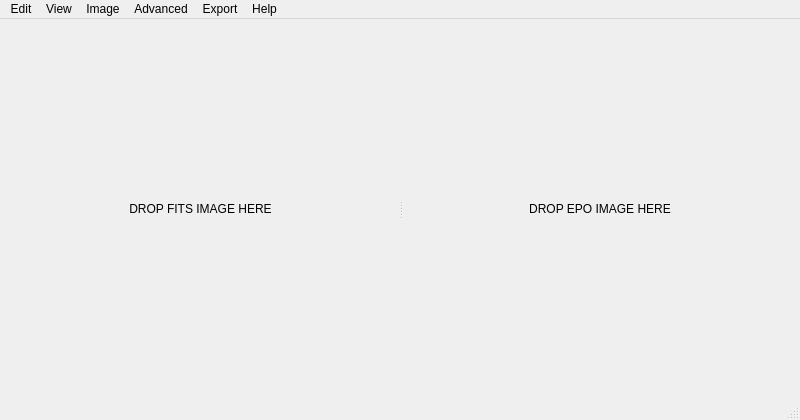
<?xml version="1.0" encoding="UTF-8"?>
<ui version="4.0">
 <author>Amit Kapadia</author>
 <class>MainWindow</class>
 <widget class="QMainWindow" name="MainWindow">
  <property name="geometry">
   <rect>
    <x>0</x>
    <y>0</y>
    <width>800</width>
    <height>420</height>
   </rect>
  </property>
  <property name="minimumSize">
   <size>
    <width>800</width>
    <height>420</height>
   </size>
  </property>
  <property name="windowTitle">
   <string>PinpointWCS by the Chandra X-ray Center</string>
  </property>
  <widget class="QWidget" name="centralwidget">
   <layout class="QGridLayout" name="gridLayout_5">
    <item row="0" column="0">
     <widget class="QSplitter" name="verticalSplitter">
      <property name="orientation">
       <enum>Qt::Horizontal</enum>
      </property>
      <property name="opaqueResize">
       <bool>false</bool>
      </property>
      <property name="handleWidth">
       <number>7</number>
      </property>
      <property name="childrenCollapsible">
       <bool>false</bool>
      </property>
      <widget class="QStackedWidget" name="stackedWidget_1">
       <property name="sizePolicy">
        <sizepolicy hsizetype="Expanding" vsizetype="Expanding">
         <horstretch>0</horstretch>
         <verstretch>0</verstretch>
        </sizepolicy>
       </property>
       <property name="currentIndex">
        <number>0</number>
       </property>
       <widget class="QWidget" name="page_1">
        <layout class="QGridLayout" name="gridLayout">
         <property name="margin">
          <number>1</number>
         </property>
         <item row="0" column="0">
          <widget class="DropArea" name="dropLabel_1">
           <property name="sizePolicy">
            <sizepolicy hsizetype="Expanding" vsizetype="Expanding">
             <horstretch>0</horstretch>
             <verstretch>0</verstretch>
            </sizepolicy>
           </property>
           <property name="styleSheet">
            <string notr="true"/>
           </property>
           <property name="text">
            <string>DROP FITS IMAGE HERE</string>
           </property>
           <property name="scaledContents">
            <bool>true</bool>
           </property>
           <property name="alignment">
            <set>Qt::AlignCenter</set>
           </property>
          </widget>
         </item>
        </layout>
       </widget>
       <widget class="QWidget" name="page_2">
        <layout class="QGridLayout" name="gridLayout_3">
         <property name="margin">
          <number>1</number>
         </property>
         <item row="0" column="0">
          <widget class="GraphicsView" name="graphicsView_1"/>
         </item>
        </layout>
       </widget>
      </widget>
      <widget class="QStackedWidget" name="stackedWidget_2">
       <property name="sizePolicy">
        <sizepolicy hsizetype="Expanding" vsizetype="Expanding">
         <horstretch>0</horstretch>
         <verstretch>0</verstretch>
        </sizepolicy>
       </property>
       <property name="currentIndex">
        <number>0</number>
       </property>
       <widget class="QWidget" name="page_3">
        <layout class="QGridLayout" name="gridLayout_2">
         <property name="margin">
          <number>1</number>
         </property>
         <item row="0" column="0">
          <widget class="DropArea" name="dropLabel_2">
           <property name="sizePolicy">
            <sizepolicy hsizetype="Expanding" vsizetype="Expanding">
             <horstretch>0</horstretch>
             <verstretch>0</verstretch>
            </sizepolicy>
           </property>
           <property name="styleSheet">
            <string notr="true"/>
           </property>
           <property name="text">
            <string>DROP EPO IMAGE HERE</string>
           </property>
           <property name="scaledContents">
            <bool>true</bool>
           </property>
           <property name="alignment">
            <set>Qt::AlignCenter</set>
           </property>
          </widget>
         </item>
        </layout>
       </widget>
       <widget class="QWidget" name="page_4">
        <layout class="QGridLayout" name="gridLayout_4">
         <property name="margin">
          <number>1</number>
         </property>
         <item row="0" column="0">
          <widget class="GraphicsView" name="graphicsView_2"/>
         </item>
        </layout>
       </widget>
      </widget>
     </widget>
    </item>
   </layout>
  </widget>
  <widget class="QMenuBar" name="menubar">
   <property name="geometry">
    <rect>
     <x>0</x>
     <y>0</y>
     <width>800</width>
     <height>22</height>
    </rect>
   </property>
   <widget class="QMenu" name="menuView">
    <property name="title">
     <string>View</string>
    </property>
    <addaction name="actionCoordinates"/>
    <addaction name="actionImageAdjustments"/>
    <addaction name="actionInfo"/>
    <addaction name="separator"/>
    <addaction name="actionCoordinate_Table"/>
   </widget>
   <widget class="QMenu" name="menuEdit">
    <property name="title">
     <string>Edit</string>
    </property>
   </widget>
   <widget class="QMenu" name="menuExport">
    <property name="title">
     <string>Export</string>
    </property>
    <addaction name="actionAstronomy_Visualization_Metadata"/>
    <addaction name="actionFITS_Image"/>
   </widget>
   <widget class="QMenu" name="menuImage">
    <property name="title">
     <string>Image</string>
    </property>
    <addaction name="separator"/>
    <addaction name="actionLinear_Stretch"/>
    <addaction name="actionLogarithm_Stretch"/>
    <addaction name="actionSquare_Root_Stretch"/>
    <addaction name="actionHyperbolic_Sine_Stretch"/>
    <addaction name="actionPower_Stretch"/>
    <addaction name="separator"/>
    <addaction name="actionInvert"/>
    <addaction name="separator"/>
    <addaction name="actionRotate_Clockwise"/>
    <addaction name="actionRotate_Counterclockwise"/>
   </widget>
   <widget class="QMenu" name="menuHelp">
    <property name="title">
     <string>Help</string>
    </property>
    <addaction name="actionAbout_PinpointWCS"/>
   </widget>
   <widget class="QMenu" name="menuAdvanced">
    <property name="title">
     <string>Advanced</string>
    </property>
    <addaction name="actionFit_Point"/>
    <addaction name="actionCentroid"/>
   </widget>
   <addaction name="menuEdit"/>
   <addaction name="menuView"/>
   <addaction name="menuImage"/>
   <addaction name="menuAdvanced"/>
   <addaction name="menuExport"/>
   <addaction name="menuHelp"/>
  </widget>
  <widget class="QStatusBar" name="statusbar"/>
  <action name="actionCoordinates">
   <property name="checkable">
    <bool>true</bool>
   </property>
   <property name="checked">
    <bool>true</bool>
   </property>
   <property name="enabled">
    <bool>false</bool>
   </property>
   <property name="text">
    <string>Coordinates</string>
   </property>
   <property name="shortcut">
    <string>Ctrl+Shift+C</string>
   </property>
  </action>
  <action name="actionInfo">
   <property name="checkable">
    <bool>true</bool>
   </property>
   <property name="enabled">
    <bool>false</bool>
   </property>
   <property name="text">
    <string>Info</string>
   </property>
   <property name="shortcut">
    <string>Ctrl+Shift+W</string>
   </property>
  </action>
  <action name="actionImageAdjustments">
   <property name="checkable">
    <bool>true</bool>
   </property>
   <property name="checked">
    <bool>true</bool>
   </property>
   <property name="enabled">
    <bool>false</bool>
   </property>
   <property name="text">
    <string>Image Adjustments</string>
   </property>
   <property name="shortcut">
    <string>Ctrl+Shift+A</string>
   </property>
  </action>
  <action name="actionUndo">
   <property name="text">
    <string>Undo</string>
   </property>
   <property name="shortcut">
    <string>Ctrl+Z</string>
   </property>
  </action>
  <action name="actionRedo">
   <property name="text">
    <string>Redo</string>
   </property>
   <property name="shortcut">
    <string>Ctrl+Shift+Z</string>
   </property>
  </action>
  <action name="actionLinear">
   <property name="text">
    <string>Linear</string>
   </property>
  </action>
  <action name="actionQuadratic">
   <property name="enabled">
    <bool>false</bool>
   </property>
   <property name="text">
    <string>Quadratic</string>
   </property>
  </action>
  <action name="actionCubic">
   <property name="enabled">
    <bool>false</bool>
   </property>
   <property name="text">
    <string>Cubic</string>
   </property>
  </action>
  <action name="actionAstronomy_Visualization_Metadata">
   <property name="enabled">
    <bool>false</bool>
   </property>
   <property name="text">
    <string>Astronomy Visualization Metadata</string>
   </property>
   <property name="shortcut">
    <string>Ctrl+Shift+X</string>
   </property>
  </action>
  <action name="actionFITS_Image">
   <property name="enabled">
    <bool>false</bool>
   </property>
   <property name="text">
    <string>FITS Image</string>
   </property>
   <property name="shortcut">
    <string>Ctrl+Shift+F</string>
   </property>
  </action>
  <action name="actionLinear_Stretch">
   <property name="checkable">
    <bool>true</bool>
   </property>
   <property name="enabled">
    <bool>false</bool>
   </property>
   <property name="text">
    <string>Linear Stretch</string>
   </property>
   <property name="shortcut">
    <string>Ctrl+1</string>
   </property>
  </action>
  <action name="actionLogarithm_Stretch">
   <property name="checkable">
    <bool>true</bool>
   </property>
   <property name="enabled">
    <bool>false</bool>
   </property>
   <property name="text">
    <string>Logarithm Stretch</string>
   </property>
   <property name="shortcut">
    <string>Ctrl+2</string>
   </property>
  </action>
  <action name="actionSquare_Root_Stretch">
   <property name="checkable">
    <bool>true</bool>
   </property>
   <property name="enabled">
    <bool>false</bool>
   </property>
   <property name="text">
    <string>Square Root Stretch</string>
   </property>
   <property name="shortcut">
    <string>Ctrl+3</string>
   </property>
  </action>
  <action name="actionHyperbolic_Sine_Stretch">
   <property name="checkable">
    <bool>true</bool>
   </property>
   <property name="enabled">
    <bool>false</bool>
   </property>
   <property name="text">
    <string>Hyperbolic Sine Stretch</string>
   </property>
   <property name="shortcut">
    <string>Ctrl+4</string>
   </property>
  </action>
  <action name="actionPower_Stretch">
   <property name="checkable">
    <bool>true</bool>
   </property>
   <property name="enabled">
    <bool>false</bool>
   </property>
   <property name="text">
    <string>Power Stretch</string>
   </property>
   <property name="shortcut">
    <string>Ctrl+5</string>
   </property>
  </action>
  <action name="actionInvert">
   <property name="checkable">
    <bool>true</bool>
   </property>
   <property name="enabled">
    <bool>false</bool>
   </property>
   <property name="text">
    <string>Invert</string>
   </property>
   <property name="shortcut">
    <string>Ctrl+I</string>
   </property>
  </action>
  <action name="actionAbout_PinpointWCS">
   <property name="text">
    <string>About PinpointWCS</string>
   </property>
  </action>
  <action name="actionCoordinate_Table">
   <property name="enabled">
    <bool>false</bool>
   </property>
   <property name="text">
    <string>Coordinate Table</string>
   </property>
   <property name="shortcut">
    <string>Ctrl+P</string>
   </property>
  </action>
  <action name="actionRotate_Clockwise">
   <property name="text">
    <string>Rotate Clockwise</string>
   </property>
   <property name="shortcut">
    <string>Ctrl+R</string>
   </property>
  </action>
  <action name="actionRotate_Counterclockwise">
   <property name="text">
    <string>Rotate Counterclockwise</string>
   </property>
   <property name="shortcut">
    <string>Ctrl+Shift+R</string>
   </property>
  </action>
  <action name="actionCentroid">
   <property name="enabled">
    <bool>false</bool>
   </property>
   <property name="text">
    <string>Centroid</string>
   </property>
   <property name="shortcut">
    <string>Ctrl+Shift+O</string>
   </property>
  </action>
  <action name="actionFit_Point">
   <property name="enabled">
    <bool>false</bool>
   </property>
   <property name="text">
    <string>Fit Subsequent Point</string>
   </property>
   <property name="shortcut">
    <string>Ctrl+Shift+P</string>
   </property>
  </action>
 </widget>
 <layoutdefault spacing="4" margin="4"/>
 <customwidgets>
  <customwidget>
   <class>DropArea</class>
   <extends>QLabel</extends>
   <header>DropArea.h</header>
  </customwidget>
  <customwidget>
   <class>GraphicsView</class>
   <extends>QGraphicsView</extends>
   <header>GraphicsView.h</header>
  </customwidget>
 </customwidgets>
 <resources/>
 <connections/>
</ui>
